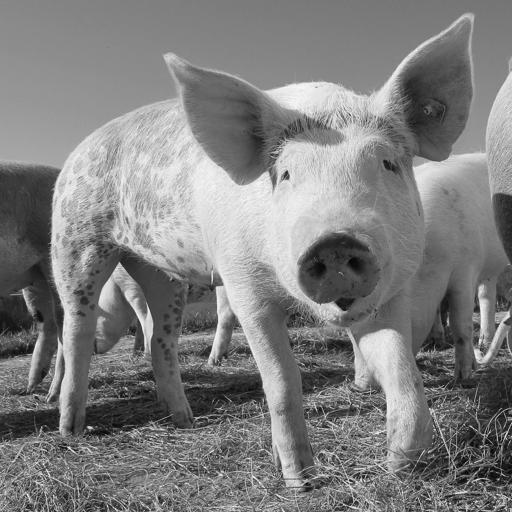
%> input picture data/test_images/pig_gray512.jpg, 512 x 512 px
$ octave recover_images_had_haar.m   (GNU Octave 9; MATLAB toolbox functions it lacks are replaced by stand-ins)
%> lines starting %> are read from the running program, lines starting %| are printed output that depends on the picture
% This script performs recoveries of the images using uniform random
% subsampling and multilevel subsampling.
% Running the whole script takes a long time, as each recovery takes a few
% minutes. Blocks of the code can be run separately by highlighting and
% pressing F9.

% load images
im_pig = double(imread('..\data\test_images\pig_gray512.jpg'));
%> im_pig: size 512x512 double; min 0, max 255, mean 127.2; mean of the top-left, top-right, bottom-left and bottom-right quarters 151.9, 140.6, 106.1, 110.1
im_turtle = double(imread('..\data\test_images\turtle_gray512.jpg'));
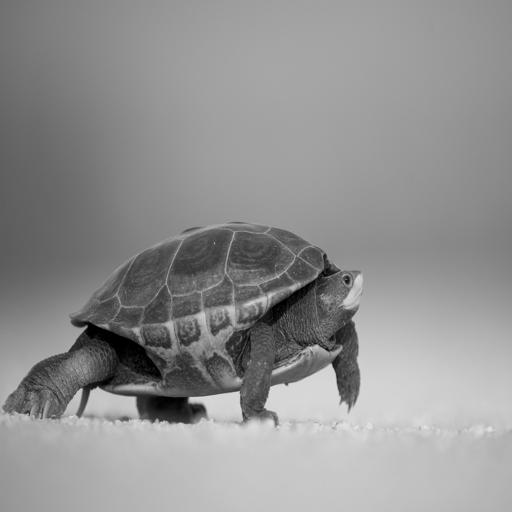
%> input picture data/test_images/turtle_gray512.jpg, 512 x 512 px
%> im_turtle: size 512x512 double; min 0, max 230, mean 145.7; mean of the top-left, top-right, bottom-left and bottom-right quarters 132.2, 151.5, 130.7, 168.4
im_kayak = double(imread('..\data\test_images\kayak_gray512.jpg'));
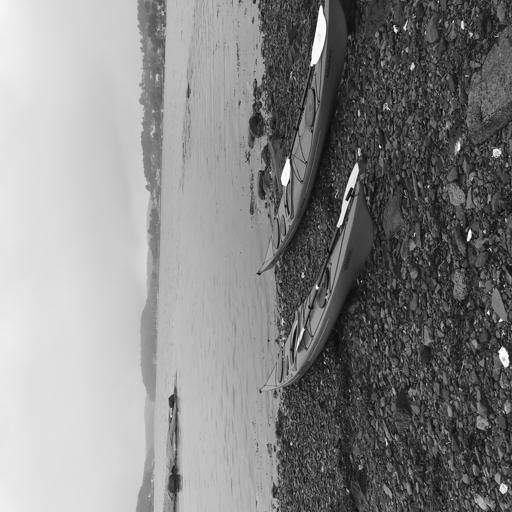
%> input picture data/test_images/kayak_gray512.jpg, 512 x 512 px
%> im_kayak: size 512x512 double; min 0, max 255, mean 134.1; mean of the top-left, top-right, bottom-left and bottom-right quarters 190.3, 71.5, 199, 75.7
im_opera = double(imread('..\data\test_images\opera_gray512.jpg'));
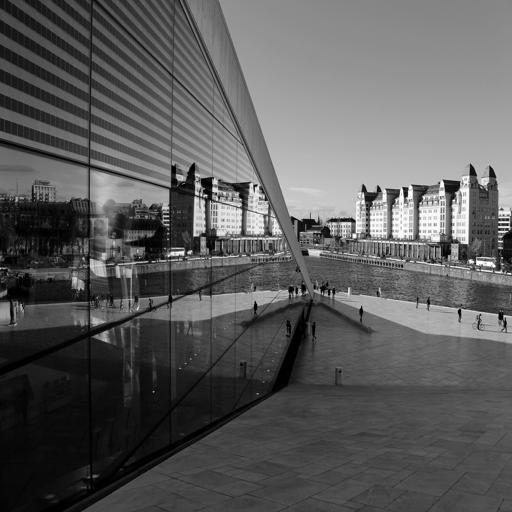
%> input picture data/test_images/opera_gray512.jpg, 512 x 512 px
%> im_opera: size 512x512 double; min 0, max 255, mean 91.5; mean of the top-left, top-right, bottom-left and bottom-right quarters 87.6, 150.2, 44.3, 84

N = size(im_kayak,1);
%> N = 512
k = floor(N^2*0.20); % number of samples, percentage of total number
%> k = 52428
vm = 1; % vanishing moments: 1 is Haar, 4 is DB4

nbr_levels = 50;
radius = 2;
p_norm_exp = 0.5;
a = 2;
r0_exp=2;
r0=1;
p_norm = 2;
r_factor = 4;

% sampling patterns
%> (the run ends here)
